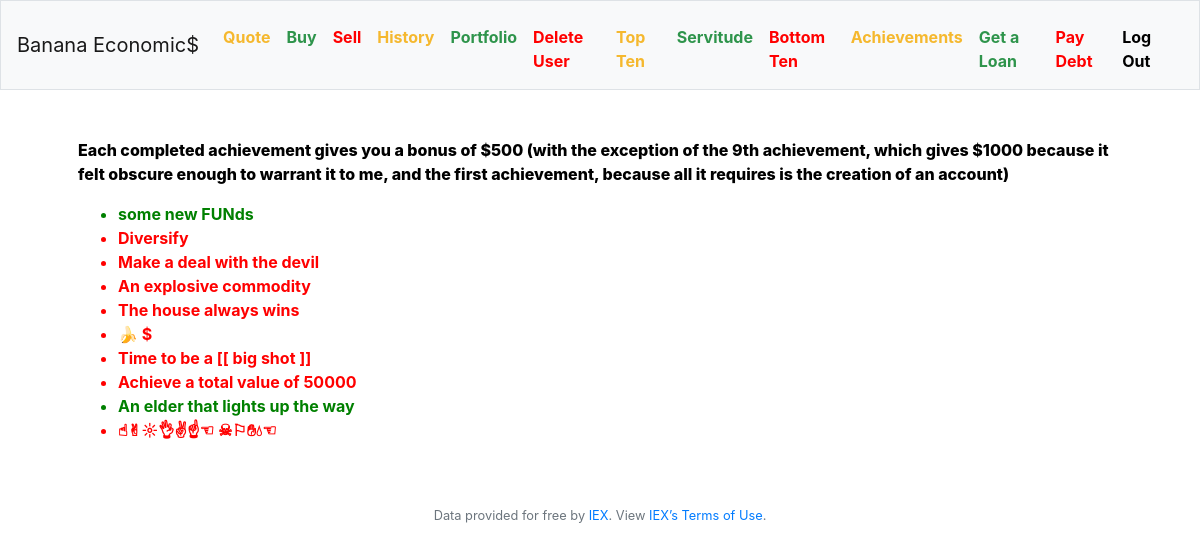
Screenshot of /achievements (signed in) with the database file from the repository.
### tables this page shows
CREATE TABLE achievements (id PRIMARY_KEY, user_id INTEGER, achievement TEXT, achieved TEXT);

### flask_app.py (the view)
@app.route("/achievements")
@login_required
def achievements():
    achievements = db.execute("SELECT achievement FROM achievements WHERE user_id = ?", session['user_id'])
    achieved = db.execute("SELECT achieved FROM achievements WHERE user_id = ?", session['user_id'])
    achieve = [None] * len(achievements)
    theAchieved = [None] * len(achievements)
    for i in range(len(achievements)):
        achieve[i] = achievements[i]['achievement']
        theAchieved[i] = achieved[i]['achieved']
    return render_template('achievements.html', achievements=achieve, achieved=theAchieved)

### flask_app.py (called while the page is built)
@app.after_request
def after_request(response):
    response.headers["Cache-Control"] = "no-cache, no-store, must-revalidate"
    response.headers["Expires"] = 0
    response.headers["Pragma"] = "no-cache"
    return response

### helpers.py (called while the page is built)
def login_required(f):
    @wraps(f)
    def decorated_function(*args, **kwargs):
        if session.get("user_id") is None:
            return redirect("/login")
        return f(*args, **kwargs)
    return decorated_function

### templates/achievements.html (shortened to what this page needs)
{% extends 'layout.html' %}
{% block main %}
    <p style='color:black;font-weight:800'>
        Each completed achievement gives you a bonus of $500 (with the exception of the 9th achievement,
        which gives $1000 because it felt obscure enough to warrant it to me, and the first achievement, because all it requires
        is the creation of an account)
    </p>
    <ul>
        {% for i in achievements %}
            {% if achieved[loop.index0] == 'ACHIEVED!!!' %}
            <li style='color:green;font-weight:700'>
                {{ achievements[loop.index0] }}
            </li>
            {% else %}
            <li style='color:red;font-weight:700'>
                {{ achievements[loop.index0] }}
            </li>
            {% endif %}
        {% endfor %}
    </ul>
{% endblock %}

### rows the page displays
achievements: achievement "some new FUNds"
achievements: achievement "Diversify"
achievements: achievement "Make a deal with the devil"
achievements: achievement "An explosive commodity"
achievements: achievement "The house always wins"
achievements: achievement "🍌 $"
achievements: achievement "Time to be a [[ big shot ]]"
achievements: achievement "Achieve a total value of 50000"
achievements: achievement "An elder that lights up the way"
achievements: achievement "☝︎✌︎☼︎👌︎✌︎☝︎☜︎ ☠︎⚐︎✋︎💧︎☜"
